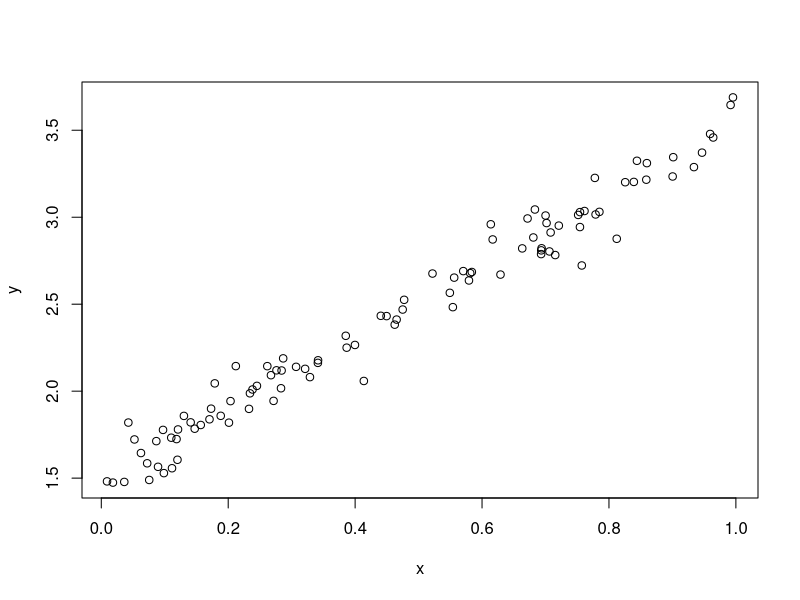

Write the R code that produced this figure.
## ---- chunk 1
options(knitr.table.format = 'markdown')
## ---- chunk 2
x <- runif(100)
y <- 2 * x + 1 + rnorm(100, mean = 0.5, sd = 0.1)
plot(x, y)
## ---- chunk 3
knitr::kable(mtcars[1:10, 1:6], digits = 1)
